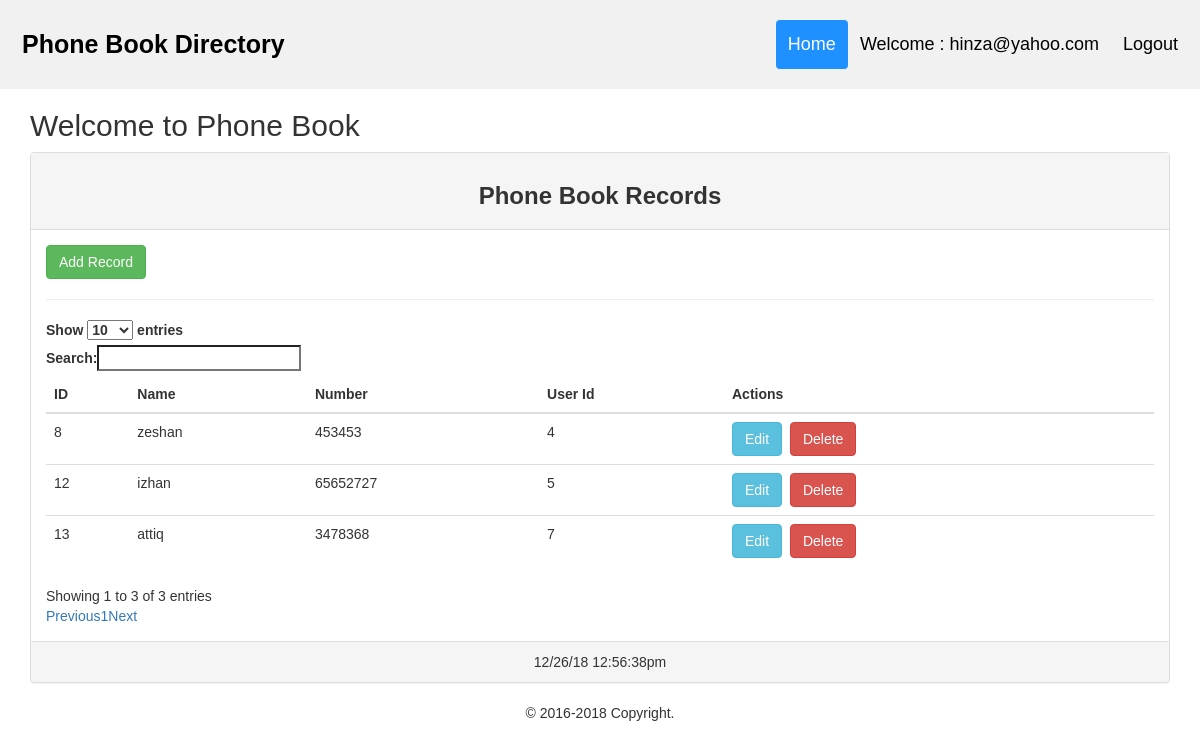
The page /index.php (signed in) on the database as committed earlier.
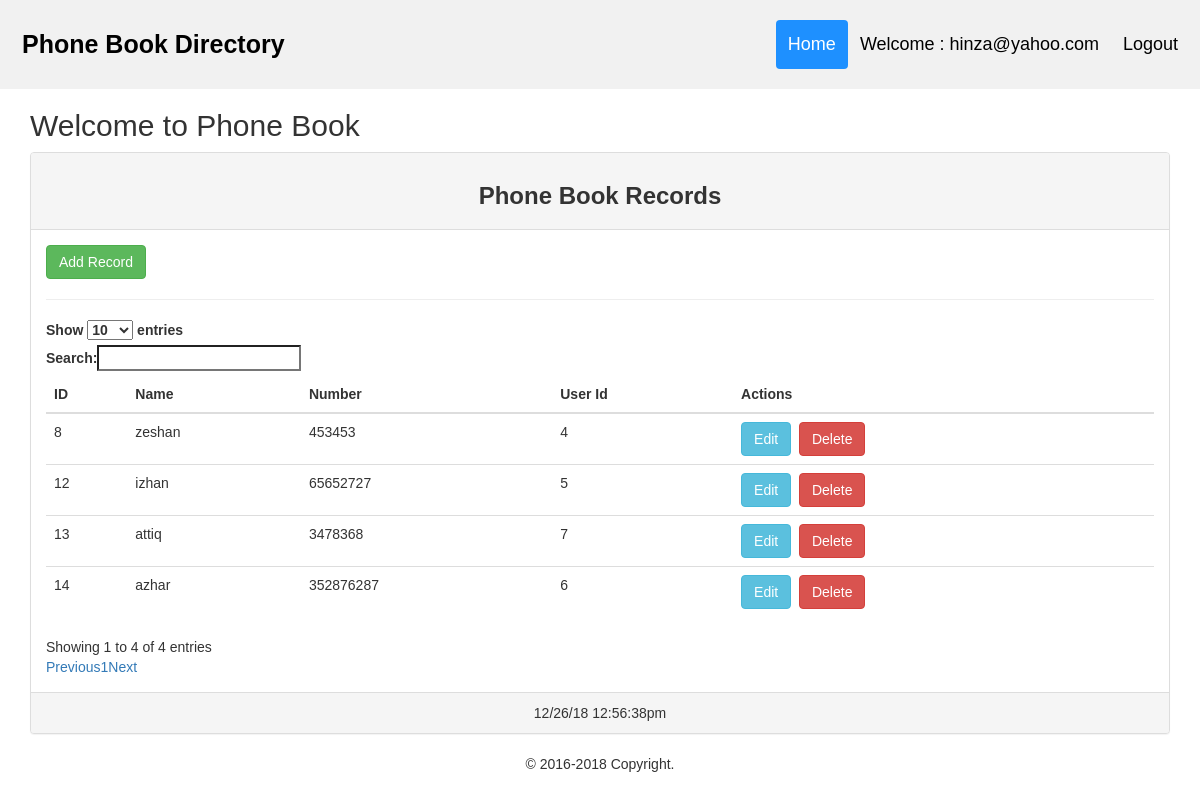
The same page on the database as committed later.
### tables this page shows
CREATE TABLE `contacts` (
  `id` int(20) NOT NULL,
  `name` varchar(30) NOT NULL,
  `numbers` int(11) NOT NULL,
  `user_id` int(20) NOT NULL
);

### database_connection_class.php (called while the page is built, shortened)
<?php
class DB_Connect
{
	private $hostName="localhost";
	private $userName="root";
	private $db_password="";
	private $dbName="phone";
	private $db;
	function __construct()
	{
		$error="Error Connecting to Database!";
		$this->db=mysqli_connect($this->hostName,$this->userName,$this->db_password,$this->dbName)
        or die($error);
	}
	public function show(){
		$query = "select * from contacts";
		$result = $this->db->query($query)
		or die("Error ".mysqli_error($this->db));
		return $result;
	}
}
?>

### index.php (the view, shortened to what this page needs)
<!DOCTYPE html>
<html>
<head>
  <link rel="stylesheet" href="https://maxcdn.bootstrapcdn.com/bootstrap/3.3.7/css/bootstrap.min.css">
  <link rel="stylesheet" href="https://cdn.datatables.net/1.10.19/css/dataTables.bootstrap.min.css">
</head>
<body>
<div class="header">
  <a href="index.php" class="logo">Phone Book Directory</a>
  <div class="header-right">
    <a class="active" href="index.php">Home</a>
    <a href="#">Welcome : <?php echo $_SESSION['email']; ?></a>
    <a href="logout.php">Logout</a>
  </div>
</div>
<div class="container">
  <h2><marquee>Welcome to Phone Book</marquee></h2>
  <div class="panel panel-default">
    <div class="panel-heading text-center"><h3><b>Phone Book Records</b></h3></div>
    <div class="panel-body">
    	<tr><a href="add_record.php" class="btn btn-success">Add Record</a></tr>
  <table class="table" id="example">
 	<hr>
  <thead style="margin-top:30px">
    <tr>
      <th scope="col">ID</th>
      <th scope="col">Name</th>
      <th scope="col">Number</th>
      <th scope="col">User Id</th>
      <th scope="col">Actions</th>
    </tr>
  </thead>
  <tbody>
  	<?php
  		require_once('database_connection_class.php');
  		$db=new DB_Connect();
  		$result=$db->show();
  		if (mysqli_num_rows($result)>0) {
  			while ($row = mysqli_fetch_array($result)) {
  			$id= $row['id'];
  			$name = $row['name'];
			$number = $row['numbers'];
			$userid = $row['user_id'];
			   echo '<tr>
     				<td>'.$id.'</td>
     				<td>'.$name.'</td>
     				<td>'.$number.'</td>
     				<td>'.$userid.'</td>
      				<td><a href="update_record.php?id='.$id.'" class="btn btn-info">Edit</a>&nbsp;
      				<a href="delete_record.php?id='.$id.'" class="btn btn-danger">Delete</a></td>
    </tr>';
  			}
  		}
    ?>
  </tbody>
</table>
    </div>
    <div class="panel-footer text-center">
    	<?php
   		echo date("m/d/y h:i:sa<br>", time());
   		?>
    </div>
  </div>
</div>
<div class="footer text-center">
  <p>&copy; <?php
		$copyYear = 2016;
		$curYear = date('Y');
		echo $copyYear . (($copyYear != $curYear) ? '-' . $curYear : '');
		?> Copyright.</p>
</div>
</body>
</html>

### index.php (style rules this page uses)
* { box-sizing: border-box; }
body { margin: 0; font-family: Arial, Helvetica, sans-serif; }
.header { overflow: hidden; background-color: #f1f1f1; padding: 20px 10px; }
.header a { float: left; color: black; text-align: center; padding: 12px; text-decoration: none; font-size: 18px; line-height: 25px; border-radius: 4px; }
.header a.logo { font-size: 25px; font-weight: bold; }
.header a.active { background-color: dodgerblue; color: white; }
.header-right { float: right; }

Rows that differ between the two databases and show on the page:
added contacts: id "14", name "azhar", numbers "352876287", user "6"
Other text that changed with them:
text written by a page script: "Show entries Search: Showing 1 to 3 of 3 entries Previous 1 Next" → "Show entries Search: Showing 1 to 4 of 4 entries Previous 1 Next"
